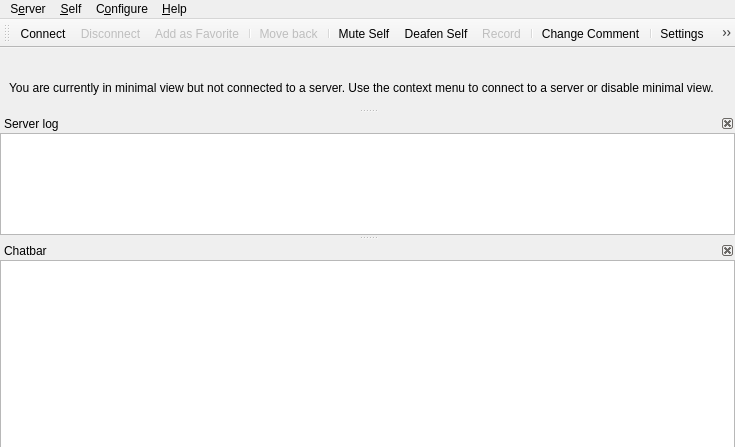
<?xml version="1.0" encoding="UTF-8"?>
<ui version="4.0">
 <class>MainWindow</class>
 <widget class="QMainWindow" name="MainWindow">
  <property name="geometry">
   <rect>
    <x>0</x>
    <y>0</y>
    <width>735</width>
    <height>435</height>
   </rect>
  </property>
  <property name="windowTitle">
   <string>Mumble</string>
  </property>
  <property name="dockOptions">
   <set>QMainWindow::AllowNestedDocks|QMainWindow::AnimatedDocks</set>
  </property>
  <property name="unifiedTitleAndToolBarOnMac">
   <bool>true</bool>
  </property>
  <widget class="UserView" name="qtvUsers">
   <property name="contextMenuPolicy">
    <enum>Qt::CustomContextMenu</enum>
   </property>
   <property name="acceptDrops">
    <bool>true</bool>
   </property>
   <property name="dragEnabled">
    <bool>true</bool>
   </property>
   <property name="rootIsDecorated">
    <bool>false</bool>
   </property>
   <property name="uniformRowHeights">
    <bool>true</bool>
   </property>
   <property name="headerHidden">
    <bool>true</bool>
   </property>
   <attribute name="headerVisible">
    <bool>false</bool>
   </attribute>
  </widget>
  <widget class="QMenuBar" name="menubar">
   <property name="geometry">
    <rect>
     <x>0</x>
     <y>0</y>
     <width>735</width>
     <height>32</height>
    </rect>
   </property>
   <widget class="QMenu" name="qmConfig">
    <property name="title">
     <string>C&amp;onfigure</string>
    </property>
    <addaction name="qaConfigDialog"/>
   </widget>
   <widget class="QMenu" name="qmHelp">
    <property name="title">
     <string>&amp;Help</string>
    </property>
    <addaction name="qaHelpWhatsThis"/>
    <addaction name="separator"/>
    <addaction name="qaHelpAbout"/>
    <addaction name="qaHelpAboutQt"/>
    <addaction name="separator"/>
    <addaction name="qaHelpVersionCheck"/>
   </widget>
   <widget class="QMenu" name="qmServer">
    <property name="title">
     <string>S&amp;erver</string>
    </property>
   </widget>
   <widget class="QMenu" name="qmSelf">
    <property name="title">
     <string>&amp;Self</string>
    </property>
    <addaction name="qaAudioMute"/>
    <addaction name="qaAudioDeaf"/>
    <addaction name="qaSelfPrioritySpeaker"/>
    <addaction name="separator"/>
    <addaction name="qaRecording"/>
    <addaction name="separator"/>
    <addaction name="qaSelfComment"/>
    <addaction name="qaServerTexture"/>
    <addaction name="qaServerTextureRemove"/>
    <addaction name="separator"/>
    <addaction name="qaSelfRegister"/>
    <addaction name="qaAudioStats"/>
   </widget>
   <addaction name="qmServer"/>
   <addaction name="qmSelf"/>
   <addaction name="qmConfig"/>
   <addaction name="qmHelp"/>
  </widget>
  <widget class="QDockWidget" name="qdwLog">
   <property name="minimumSize">
    <size>
     <width>250</width>
     <height>121</height>
    </size>
   </property>
   <property name="features">
    <set>QDockWidget::DockWidgetClosable|QDockWidget::DockWidgetMovable</set>
   </property>
   <property name="windowTitle">
    <string>Server log</string>
   </property>
   <attribute name="dockWidgetArea">
    <number>1</number>
   </attribute>
   <widget class="LogTextBrowser" name="qteLog">
    <property name="contextMenuPolicy">
     <enum>Qt::CustomContextMenu</enum>
    </property>
    <property name="whatsThis">
     <string>This shows all recent activity. Connecting to servers, errors and information messages all show up here.&lt;br /&gt;To configure exactly which messages show up here, use the &lt;b&gt;Settings&lt;/b&gt; command from the menu.</string>
    </property>
    <property name="accessibleName">
     <string>Server log</string>
    </property>
    <property name="openLinks">
     <bool>false</bool>
    </property>
   </widget>
  </widget>
  <widget class="QDockWidget" name="qdwChat">
   <property name="sizePolicy">
    <sizepolicy hsizetype="Preferred" vsizetype="Preferred">
     <horstretch>0</horstretch>
     <verstretch>0</verstretch>
    </sizepolicy>
   </property>
   <property name="toolTip">
    <string/>
   </property>
   <property name="whatsThis">
    <string>This is the chatbar&lt;br /&gt;If you enter text here and then press enter the text is sent to the user or channel that was selected. If nothing is selected the message is sent to your current channel.</string>
   </property>
   <property name="features">
    <set>QDockWidget::DockWidgetClosable|QDockWidget::DockWidgetMovable</set>
   </property>
   <property name="windowTitle">
    <string>Chatbar</string>
   </property>
   <attribute name="dockWidgetArea">
    <number>1</number>
   </attribute>
   <widget class="ChatbarTextEdit" name="qteChat">
    <property name="sizePolicy">
     <sizepolicy hsizetype="Expanding" vsizetype="MinimumExpanding">
      <horstretch>0</horstretch>
      <verstretch>0</verstretch>
     </sizepolicy>
    </property>
    <property name="maximumSize">
     <size>
      <width>16777215</width>
      <height>16777215</height>
     </size>
    </property>
    <property name="accessibleName">
     <string>Enter chat message</string>
    </property>
    <property name="acceptRichText">
     <bool>false</bool>
    </property>
   </widget>
  </widget>
  <widget class="QToolBar" name="qtIconToolbar">
   <property name="windowTitle">
    <string>Icon Toolbar</string>
   </property>
   <attribute name="toolBarArea">
    <enum>TopToolBarArea</enum>
   </attribute>
   <attribute name="toolBarBreak">
    <bool>false</bool>
   </attribute>
   <addaction name="qaServerConnect"/>
   <addaction name="qaServerDisconnect"/>
   <addaction name="qaServerAddToFavorites"/>
   <addaction name="separator"/>
   <addaction name="qaMoveBack"/>
   <addaction name="separator"/>
   <addaction name="qaAudioMute"/>
   <addaction name="qaAudioDeaf"/>
   <addaction name="qaRecording"/>
   <addaction name="separator"/>
   <addaction name="qaSelfComment"/>
   <addaction name="separator"/>
   <addaction name="qaConfigDialog"/>
   <addaction name="separator"/>
   <addaction name="qaFilterToggle"/>
   <addaction name="separator"/>
   <addaction name="qaSearch"/>
  </widget>
  <widget class="QDockWidget" name="qdwMinimalViewNote">
   <property name="sizePolicy">
    <sizepolicy hsizetype="Expanding" vsizetype="Fixed">
     <horstretch>0</horstretch>
     <verstretch>0</verstretch>
    </sizepolicy>
   </property>
   <property name="floating">
    <bool>false</bool>
   </property>
   <property name="features">
    <set>QDockWidget::NoDockWidgetFeatures</set>
   </property>
   <property name="allowedAreas">
    <set>Qt::AllDockWidgetAreas</set>
   </property>
   <attribute name="dockWidgetArea">
    <number>4</number>
   </attribute>
   <widget class="QWidget" name="dockWidgetContents">
    <layout class="QHBoxLayout" name="horizontalLayout">
     <property name="spacing">
      <number>0</number>
     </property>
     <property name="topMargin">
      <number>0</number>
     </property>
     <property name="bottomMargin">
      <number>0</number>
     </property>
     <item>
      <widget class="QLabel" name="label">
       <property name="sizePolicy">
        <sizepolicy hsizetype="Expanding" vsizetype="Fixed">
         <horstretch>0</horstretch>
         <verstretch>0</verstretch>
        </sizepolicy>
       </property>
       <property name="text">
        <string>You are currently in minimal view but not connected to a server. Use the context menu to connect to a server or disable minimal view.</string>
       </property>
       <property name="wordWrap">
        <bool>true</bool>
       </property>
      </widget>
     </item>
    </layout>
   </widget>
  </widget>
  <action name="qaQuit">
   <property name="text">
    <string>&amp;Quit Mumble</string>
   </property>
   <property name="toolTip">
    <string>Closes the program</string>
   </property>
   <property name="whatsThis">
    <string>Exits the application.</string>
   </property>
   <property name="menuRole">
    <enum>QAction::QuitRole</enum>
   </property>
   <property name="shortcut">
    <string>Ctrl+Q</string>
   </property>
  </action>
  <action name="qaServerConnect">
   <property name="icon">
    <iconset>
     <normaloff>skin:categories/applications-internet.svg</normaloff>skin:categories/applications-internet.svg</iconset>
   </property>
   <property name="text">
    <string>&amp;Connect...</string>
   </property>
   <property name="toolTip">
    <string>Open the server connection dialog</string>
   </property>
   <property name="whatsThis">
    <string>Shows a dialog of registered servers, and also allows quick-connect.</string>
   </property>
   <property name="iconVisibleInMenu">
    <bool>true</bool>
   </property>
  </action>
  <action name="qaServerDisconnect">
   <property name="enabled">
    <bool>false</bool>
   </property>
   <property name="text">
    <string>&amp;Disconnect</string>
   </property>
   <property name="icon">
    <iconset>
     <normaloff>skin:disconnect.svg</normaloff>skin:disconnect.svg</iconset>
   </property>
   <property name="toolTip">
    <string>Disconnect from server</string>
   </property>
   <property name="whatsThis">
    <string>Disconnects you from the server.</string>
   </property>
  </action>
  <action name="qaServerAddToFavorites">
   <property name="enabled">
    <bool>false</bool>
   </property>
   <property name="icon">
    <iconset>
     <normaloff>skin:emblems/emblem-favorite.svg</normaloff>skin:emblems/emblem-favorite.svg</iconset>
   </property>
   <property name="text">
    <string>Add as &amp;Favorite</string>
   </property>
   <property name="toolTip">
    <string>Add current server as favorite</string>
   </property>
   <property name="whatsThis">
    <string>This adds the server you are currently connected to as favorite to the known connections.</string>
   </property>
  </action>
  <action name="qaServerBanList">
   <property name="enabled">
    <bool>false</bool>
   </property>
   <property name="text">
    <string>&amp;Ban List</string>
   </property>
   <property name="toolTip">
    <string>Edit ban list on server</string>
   </property>
   <property name="whatsThis">
    <string>This lets you edit the server-side IP ban list.</string>
   </property>
  </action>
  <action name="qaServerInformation">
   <property name="enabled">
    <bool>false</bool>
   </property>
   <property name="icon">
    <iconset>
     <normaloff>skin:Information_icon.svg</normaloff>skin:Information_icon.svg</iconset>
   </property>
   <property name="text">
    <string>&amp;Information</string>
   </property>
   <property name="toolTip">
    <string>Show information about the server connection</string>
   </property>
   <property name="whatsThis">
    <string>This will show extended information about the connection to the server.</string>
   </property>
   <property name="iconVisibleInMenu">
    <bool>true</bool>
   </property>
  </action>
  <action name="qaUserKick">
   <property name="text">
    <string>&amp;Kick...</string>
   </property>
   <property name="toolTip">
    <string>Kick user (with reason)</string>
   </property>
   <property name="whatsThis">
    <string>Kick selected user off server. You'll be asked to specify a reason.</string>
   </property>
  </action>
  <action name="qaUserMute">
   <property name="checkable">
    <bool>true</bool>
   </property>
   <property name="text">
    <string>&amp;Mute</string>
   </property>
   <property name="toolTip">
    <string>Mute user</string>
   </property>
   <property name="whatsThis">
    <string>Mute or unmute user on server. Unmuting a deafened user will also undeafen them.</string>
   </property>
  </action>
  <action name="qaUserBan">
   <property name="text">
    <string>&amp;Ban...</string>
   </property>
   <property name="toolTip">
    <string>Kick and ban user (with reason)</string>
   </property>
   <property name="whatsThis">
    <string>Kick and ban selected user from server. You'll be asked to specify a reason.</string>
   </property>
  </action>
  <action name="qaUserDeaf">
   <property name="checkable">
    <bool>true</bool>
   </property>
   <property name="text">
    <string>&amp;Deafen</string>
   </property>
   <property name="toolTip">
    <string>Deafen user</string>
   </property>
   <property name="whatsThis">
    <string>Deafen or undeafen user on server. Deafening a user will also mute them.</string>
   </property>
  </action>
  <action name="qaUserLocalIgnore">
   <property name="checkable">
    <bool>true</bool>
   </property>
   <property name="text">
    <string>Ig&amp;nore Messages</string>
   </property>
   <property name="toolTip">
    <string>Locally ignore user's text chat messages.</string>
   </property>
   <property name="whatsThis">
    <string>Silently drops all text messages from the user.</string>
   </property>
  </action>
  <action name="qaUserLocalMute">
   <property name="checkable">
    <bool>true</bool>
   </property>
   <property name="text">
    <string>&amp;Local Mute</string>
   </property>
   <property name="toolTip">
    <string>Mute user locally</string>
   </property>
   <property name="whatsThis">
    <string>Mute or unmute user locally. Use this on other users in the same room.</string>
   </property>
  </action>
  <action name="qaUserTextMessage">
   <property name="text">
    <string>&amp;Send Message...</string>
   </property>
   <property name="toolTip">
    <string>Send a Text Message</string>
   </property>
   <property name="whatsThis">
    <string>Sends a text message to another user.</string>
   </property>
  </action>
  <action name="qaUserLocalNickname">
   <property name="text">
    <string>Set Ni&amp;ckname...</string>
   </property>
   <property name="toolTip">
    <string>Set a local nickname</string>
   </property>
   <property name="whatsThis">
    <string>Sets a local nickname for another user.</string>
   </property>
  </action>
  <action name="qaChannelAdd">
   <property name="text">
    <string>&amp;Create room...</string>
   </property>
   <property name="toolTip">
    <string>Create a voice room or text room</string>
   </property>
   <property name="whatsThis">
    <string>This creates a new voice room below the selected room, or a persistent text room on this server.</string>
   </property>
  </action>
  <action name="qaChannelRemove">
   <property name="text">
    <string>&amp;Remove...</string>
   </property>
   <property name="toolTip">
    <string>Remove channel</string>
   </property>
   <property name="whatsThis">
    <string>This removes a channel and all sub-channels.</string>
   </property>
  </action>
  <action name="qaChannelACL">
   <property name="text">
    <string>&amp;Edit...</string>
   </property>
   <property name="toolTip">
    <string>Edit Groups and ACL for channel</string>
   </property>
   <property name="whatsThis">
    <string>This opens the Group and ACL dialog for the channel, to control permissions.</string>
   </property>
  </action>
  <action name="qaChannelLink">
   <property name="text">
    <string>L&amp;ink</string>
   </property>
   <property name="toolTip">
    <string>Link your channel to another channel</string>
   </property>
   <property name="whatsThis">
    <string>This links your current channel to the selected channel. If users in a channel have permission to speak in the other channel, users can now hear each other. This is a permanent link, and will last until manually unlinked or the server is restarted. Please see the shortcuts for push-to-link.</string>
   </property>
  </action>
  <action name="qaChannelUnlink">
   <property name="text">
    <string comment="Channel">&amp;Unlink</string>
   </property>
   <property name="toolTip">
    <string>Unlink your channel from another channel</string>
   </property>
   <property name="whatsThis">
    <string>This unlinks your current channel from the selected channel.</string>
   </property>
  </action>
  <action name="qaChannelUnlinkAll">
   <property name="text">
    <string>U&amp;nlink All</string>
   </property>
   <property name="toolTip">
    <string>Unlinks your channel from all linked channels.</string>
   </property>
   <property name="whatsThis">
    <string>This unlinks your current channel (not the selected one) from all linked channels.</string>
   </property>
  </action>
  <action name="qaAudioReset">
   <property name="text">
    <string>&amp;Reset</string>
   </property>
   <property name="toolTip">
    <string>Reset audio preprocessor</string>
   </property>
   <property name="whatsThis">
    <string>This will reset the audio preprocessor, including noise cancellation, automatic gain and voice activity detection. If something suddenly worsens the audio environment (like dropping the microphone) and it was temporary, use this to avoid having to wait for the preprocessor to readjust.</string>
   </property>
  </action>
  <action name="qaAudioMute">
   <property name="checkable">
    <bool>true</bool>
   </property>
   <property name="icon">
    <iconset>
     <normaloff>skin:actions/audio-input-microphone.svg</normaloff>
     <normalon>skin:actions/audio-input-microphone-muted.svg</normalon>
     <activeon>skin:actions/audio-input-microphone-muted.svg</activeon>skin:actions/audio-input-microphone.svg</iconset>
   </property>
   <property name="text">
    <string>M&amp;ute Self</string>
   </property>
   <property name="whatsThis">
    <string>Mute or unmute yourself. When muted, you will not send any data to the server. Unmuting while deafened will also undeafen.</string>
   </property>
   <property name="iconVisibleInMenu">
    <bool>false</bool>
   </property>
  </action>
  <action name="qaAudioDeaf">
   <property name="checkable">
    <bool>true</bool>
   </property>
   <property name="icon">
    <iconset>
     <normaloff>skin:self_undeafened.svg</normaloff>
     <normalon>skin:deafened_self.svg</normalon>
     <activeon>skin:deafened_self.svg</activeon>skin:self_undeafened.svg</iconset>
   </property>
   <property name="text">
    <string>D&amp;eafen Self</string>
   </property>
   <property name="whatsThis">
    <string>Deafen or undeafen yourself. When deafened, you will not hear anything. Deafening yourself will also mute.</string>
   </property>
   <property name="iconVisibleInMenu">
    <bool>false</bool>
   </property>
  </action>
  <action name="qaAudioTTS">
   <property name="checkable">
    <bool>true</bool>
   </property>
   <property name="text">
    <string>&amp;Text-To-Speech</string>
   </property>
   <property name="toolTip">
    <string>Toggle Text-To-Speech</string>
   </property>
   <property name="whatsThis">
    <string>Enable or disable the text-to-speech engine. Only messages enabled for TTS in the Configuration dialog will actually be spoken.</string>
   </property>
  </action>
  <action name="qaAudioStats">
   <property name="text">
    <string>Audio &amp;Statistics</string>
   </property>
   <property name="toolTip">
    <string>Display audio statistics</string>
   </property>
   <property name="whatsThis">
    <string>Pops up a small dialog with information about your current audio input.</string>
   </property>
  </action>
  <action name="qaAudioUnlink">
   <property name="text">
    <string>&amp;Unlink Plugins</string>
   </property>
   <property name="toolTip">
    <string>Forcibly unlink plugin</string>
   </property>
   <property name="whatsThis">
    <string>This forces the current plugin to unlink, which is handy if it is reading completely wrong data.</string>
   </property>
  </action>
  <action name="qaConfigDialog">
   <property name="icon">
    <iconset>
     <normaloff>skin:config_basic.png</normaloff>skin:config_basic.png</iconset>
   </property>
   <property name="text">
    <string>&amp;Settings</string>
   </property>
   <property name="toolTip">
    <string>Configure Mumble</string>
   </property>
   <property name="whatsThis">
    <string>Allows you to change most settings for Mumble.</string>
   </property>
   <property name="menuRole">
    <enum>QAction::PreferencesRole</enum>
   </property>
   <property name="iconVisibleInMenu">
    <bool>true</bool>
   </property>
  </action>
  <action name="qaFilterToggle">
   <property name="checkable">
    <bool>true</bool>
   </property>
   <property name="icon">
    <iconset>
     <normaloff>skin:filter_off.svg</normaloff>
     <normalon>skin:filter_on.svg</normalon>
     <activeon>skin:filter_on.svg</activeon>skin:filter_off.svg</iconset>
   </property>
   <property name="text">
    <string>Channel &amp;Filter</string>
   </property>
   <property name="toolTip">
    <string>Toggle the channel filter (Alt+F)</string>
   </property>
   <property name="whatsThis">
    <string>Enable or disable the filtering of select channels.
By default all empty channels will be filtered.
You can mark additional channels for filtering from
the channel's context menu.</string>
   </property>
   <property name="shortcut">
    <string>Alt+F</string>
   </property>
   <property name="iconVisibleInMenu">
    <bool>false</bool>
   </property>
  </action>
  <action name="qaAudioWizard">
   <property name="text">
    <string>&amp;Audio Wizard...</string>
   </property>
   <property name="toolTip">
    <string>Start the audio configuration wizard</string>
   </property>
   <property name="whatsThis">
    <string>This will guide you through the process of configuring your audio hardware.</string>
   </property>
  </action>
  <action name="qaDeveloperConsole">
   <property name="text">
    <string>Developer &amp;Console</string>
   </property>
   <property name="toolTip">
    <string>Show the Developer Console</string>
   </property>
   <property name="whatsThis">
    <string>Shows the Mumble Developer Console, where Mumble's log output can be inspected.</string>
   </property>
  </action>
  <action name="qaPositionalAudioViewer">
   <property name="text">
    <string>Positional &amp;Audio Viewer</string>
   </property>
   <property name="toolTip">
    <string>Show the Positional Audio Viewer</string>
   </property>
   <property name="whatsThis">
    <string>Shows the Positional Audio Viewer. In it the current information used for positional audio can be inspected. Context and identity are also shown.</string>
   </property>
  </action>
  <action name="qaHelpWhatsThis">
   <property name="text">
    <string>&amp;What's This?</string>
   </property>
   <property name="toolTip">
    <string>Enter What's This? mode</string>
   </property>
   <property name="whatsThis">
    <string>Click this to enter &quot;What's This?&quot; mode. Your cursor will turn into a question mark. Click on any button, menu choice or area to show a description of what it is.</string>
   </property>
  </action>
  <action name="qaHelpAbout">
   <property name="text">
    <string>&amp;About</string>
   </property>
   <property name="toolTip">
    <string>Information about Mumble</string>
   </property>
   <property name="whatsThis">
    <string>Shows a small dialog with information and license for Mumble.</string>
   </property>
   <property name="menuRole">
    <enum>QAction::AboutRole</enum>
   </property>
  </action>
  <action name="qaHelpAboutSpeex">
   <property name="text">
    <string>About &amp;Speex...</string>
   </property>
   <property name="toolTip">
    <string>Information about Speex</string>
   </property>
   <property name="whatsThis">
    <string>Shows a small dialog with information about Speex.</string>
   </property>
   <property name="menuRole">
    <enum>QAction::ApplicationSpecificRole</enum>
   </property>
  </action>
  <action name="qaHelpAboutQt">
   <property name="text">
    <string>About &amp;Qt</string>
   </property>
   <property name="toolTip">
    <string>Information about Qt</string>
   </property>
   <property name="whatsThis">
    <string>Shows a small dialog with information about Qt.</string>
   </property>
   <property name="menuRole">
    <enum>QAction::AboutQtRole</enum>
   </property>
  </action>
  <action name="qaHelpVersionCheck">
   <property name="text">
    <string>Check for &amp;Updates</string>
   </property>
   <property name="toolTip">
    <string>Check for new version of Mumble</string>
   </property>
   <property name="whatsThis">
    <string>Connects to the Mumble webpage to check if a new version is available, and notifies you with an appropriate download URL if this is the case.</string>
   </property>
  </action>
  <action name="qaChannelSendMessage">
   <property name="text">
    <string>&amp;Send Message...</string>
   </property>
   <property name="toolTip">
    <string>Send a Text Message</string>
   </property>
   <property name="whatsThis">
    <string>Sends a text message to all users in a channel.</string>
   </property>
  </action>
  <action name="qaChannelCopyURL">
   <property name="text">
    <string>&amp;Copy URL</string>
   </property>
   <property name="toolTip">
    <string>Copies a link to this channel to the clipboard.</string>
   </property>
   <property name="whatsThis">
    <string>Copies a link to this channel to the clipboard.</string>
   </property>
  </action>
  <action name="qaConfigMinimal">
   <property name="checkable">
    <bool>true</bool>
   </property>
   <property name="text">
    <string>&amp;Minimal View</string>
   </property>
   <property name="toolTip">
    <string>Toggle minimal window modes</string>
   </property>
   <property name="whatsThis">
    <string>This will toggle minimal mode, where the log window and menu is hidden.</string>
   </property>
  </action>
  <action name="qaConfigHideFrame">
   <property name="checkable">
    <bool>true</bool>
   </property>
   <property name="text">
    <string>Hide Frame</string>
   </property>
   <property name="toolTip">
    <string>Toggle showing frame on minimal window</string>
   </property>
   <property name="whatsThis">
    <string>This will toggle whether the minimal window should have a frame for moving and resizing.</string>
   </property>
  </action>
  <action name="qaConfigCert">
   <property name="text">
    <string>&amp;Certificate Wizard...</string>
   </property>
   <property name="toolTip">
    <string>Configure certificates for strong authentication</string>
   </property>
   <property name="whatsThis">
    <string>This starts the wizard for creating, importing and exporting certificates for authentication against servers.</string>
   </property>
  </action>
  <action name="qaUserRegister">
   <property name="text">
    <string>Re&amp;gister...</string>
   </property>
   <property name="toolTip">
    <string>Register user on server</string>
   </property>
   <property name="whatsThis">
    <string>This will permanently register the user on the server.</string>
   </property>
  </action>
  <action name="qaUserFriendAdd">
   <property name="icon">
    <iconset>
     <normaloff>skin:emblems/emblem-favorite.svg</normaloff>skin:emblems/emblem-favorite.svg</iconset>
   </property>
   <property name="text">
    <string>Add &amp;Friend</string>
   </property>
   <property name="toolTip">
    <string>Adds a user as your friend.</string>
   </property>
   <property name="whatsThis">
    <string>This will add the user as a friend, so you can recognize him on this and other servers.</string>
   </property>
   <property name="iconVisibleInMenu">
    <bool>true</bool>
   </property>
  </action>
  <action name="qaUserFriendRemove">
   <property name="text">
    <string>&amp;Remove Friend</string>
   </property>
   <property name="toolTip">
    <string>Removes a user from your friends.</string>
   </property>
   <property name="whatsThis">
    <string>This will remove a user from your friends list.</string>
   </property>
  </action>
  <action name="qaUserFriendUpdate">
   <property name="text">
    <string>&amp;Update Friend</string>
   </property>
   <property name="toolTip">
    <string>Update name of your friend.</string>
   </property>
   <property name="whatsThis">
    <string>Your friend uses a different name than what is in your database. This will update the name.</string>
   </property>
  </action>
  <action name="qaServerUserList">
   <property name="text">
    <string>Registered &amp;Users</string>
   </property>
   <property name="toolTip">
    <string>Edit registered users list</string>
   </property>
   <property name="whatsThis">
    <string>This opens the editor for registered users, which allow you to change their name or unregister them.</string>
   </property>
  </action>
  <action name="qaServerTexture">
   <property name="text">
    <string>Change &amp;Avatar...</string>
   </property>
   <property name="toolTip">
    <string>Change your avatar image on this server</string>
   </property>
  </action>
  <action name="qaServerTokens">
   <property name="text">
    <string>&amp;Access Tokens</string>
   </property>
   <property name="toolTip">
    <string>Add or remove text-based access tokens</string>
   </property>
  </action>
  <action name="qaServerTextureRemove">
   <property name="text">
    <string>Remo&amp;ve Avatar</string>
   </property>
   <property name="toolTip">
    <string>Remove currently defined avatar image.</string>
   </property>
  </action>
  <action name="qaUserCommentReset">
   <property name="text">
    <string>Reset Commen&amp;t...</string>
   </property>
   <property name="toolTip">
    <string>Reset the comment of the selected user.</string>
   </property>
  </action>
  <action name="qaUserTextureReset">
   <property name="text">
    <string>Remo&amp;ve Avatar...</string>
   </property>
   <property name="toolTip">
    <string>Remove the avatar of the selected user.</string>
   </property>
  </action>
  <action name="qaChannelJoin">
   <property name="text">
    <string>&amp;Join</string>
   </property>
  </action>
  <action name="qaChannelHide">
   <property name="checkable">
    <bool>true</bool>
   </property>
   <property name="text">
    <string>&amp;Hide When Filtering</string>
   </property>
  </action>
  <action name="qaChannelPin">
   <property name="checkable">
    <bool>true</bool>
   </property>
   <property name="text">
    <string>&amp;Pin When Filtering</string>
   </property>
  </action>
  <action name="qaUserCommentView">
   <property name="text">
    <string>Vie&amp;w Comment</string>
   </property>
   <property name="toolTip">
    <string>View comment in editor</string>
   </property>
  </action>
  <action name="qaUserInformation">
   <property name="icon">
    <iconset>
     <normaloff>skin:Information_icon.svg</normaloff>skin:Information_icon.svg</iconset>
   </property>
   <property name="text">
    <string>&amp;Information</string>
   </property>
   <property name="toolTip">
    <string>Query server for connection information for user</string>
   </property>
   <property name="iconVisibleInMenu">
    <bool>true</bool>
   </property>
  </action>
  <action name="qaSelfComment">
   <property name="icon">
    <iconset>
     <normaloff>skin:self_comment.svg</normaloff>skin:self_comment.svg</iconset>
   </property>
   <property name="text">
    <string>&amp;Change Comment...</string>
   </property>
   <property name="toolTip">
    <string>Change your own comment</string>
   </property>
   <property name="iconVisibleInMenu">
    <bool>true</bool>
   </property>
   <property name="whatsThis">
    <string>This will open the rich text editor to change your comment. Comments are separate for each server. Other users can read your comment by hovering over the comment icon in the user and channel tree.</string>
   </property>
  </action>
  <action name="qaSelfRegister">
   <property name="text">
    <string>Re&amp;gister...</string>
   </property>
   <property name="toolTip">
    <string>Register yourself on the server</string>
   </property>
  </action>
  <action name="qaUserPrioritySpeaker">
   <property name="checkable">
    <bool>true</bool>
   </property>
   <property name="text">
    <string>&amp;Priority Speaker</string>
   </property>
  </action>
  <action name="qaSelfPrioritySpeaker">
   <property name="checkable">
    <bool>true</bool>
   </property>
   <property name="text">
    <string>&amp;Priority Speaker</string>
   </property>
  </action>
  <action name="qaRecording">
   <property name="enabled">
    <bool>false</bool>
   </property>
   <property name="icon">
    <iconset>
     <normaloff>skin:actions/media-record.svg</normaloff>skin:actions/media-record.svg</iconset>
   </property>
   <property name="text">
    <string>&amp;Record...</string>
   </property>
   <property name="whatsThis">
    <string>This will open the audio recording dialog.</string>
   </property>
   <property name="iconVisibleInMenu">
    <bool>true</bool>
   </property>
  </action>
  <action name="qaChannelListen">
   <property name="checkable">
    <bool>true</bool>
   </property>
   <property name="text">
    <string>&amp;Listen To Channel</string>
   </property>
   <property name="toolTip">
    <string>Listen to this channel without joining it</string>
   </property>
  </action>
  <action name="qaTalkingUIToggle">
   <property name="checkable">
    <bool>true</bool>
   </property>
   <property name="text">
    <string>Talking &amp;UI</string>
   </property>
   <property name="toolTip">
    <string>Toggles the visibility of the TalkingUI.</string>
   </property>
  </action>
  <action name="qaUserJoin">
   <property name="text">
    <string>&amp;Join User's Channel</string>
   </property>
   <property name="toolTip">
    <string>Joins the channel of this user.</string>
   </property>
  </action>
  <action name="qaUserMove">
   <property name="text">
    <string>M&amp;ove To Own Channel</string>
   </property>
   <property name="toolTip">
    <string>Moves this user to your current channel.</string>
   </property>
  </action>
  <action name="qaUserLocalIgnoreTTS">
   <property name="checkable">
    <bool>true</bool>
   </property>
   <property name="text">
    <string>Disable Te&amp;xt-To-Speech</string>
   </property>
   <property name="toolTip">
    <string>Locally disable Text-To-Speech for this user's text chat messages.</string>
   </property>
   <property name="whatsThis">
    <string>Silently disables Text-To-Speech for all text messages from the user.</string>
   </property>
  </action>
  <action name="qaSearch">
   <property name="icon">
    <iconset>
     <normaloff>skin:magnifier.svg</normaloff>skin:magnifier.svg</iconset>
   </property>
   <property name="text">
    <string>&amp;Search...</string>
   </property>
   <property name="toolTip">
    <string>Search for a user or channel (Ctrl+F)</string>
   </property>
   <property name="whatsThis">
    <string>This will open the search dialog. It's used to find channels and users in the current server.</string>
   </property>
   <property name="shortcut">
    <string>Ctrl+F</string>
   </property>
  </action>
  <action name="qaMoveBack">
   <property name="enabled">
    <bool>false</bool>
   </property>
   <property name="icon">
    <iconset>
     <normaloff>skin:arrow_left.svg</normaloff>skin:arrow_left.svg</iconset>
   </property>
   <property name="text">
    <string>M&amp;ove back</string>
   </property>
   <property name="toolTip">
    <string>Moves you back to the previous channel</string>
   </property>
  </action>
 </widget>
 <customwidgets>
  <customwidget>
   <class>UserView</class>
   <extends>QTreeView</extends>
   <header>UserView.h</header>
  </customwidget>
  <customwidget>
   <class>ChatbarTextEdit</class>
   <extends>QTextEdit</extends>
   <header>CustomElements.h</header>
  </customwidget>
  <customwidget>
   <class>LogTextBrowser</class>
   <extends>QTextBrowser</extends>
   <header>CustomElements.h</header>
  </customwidget>
 </customwidgets>
 <resources/>
 <connections/>
</ui>
